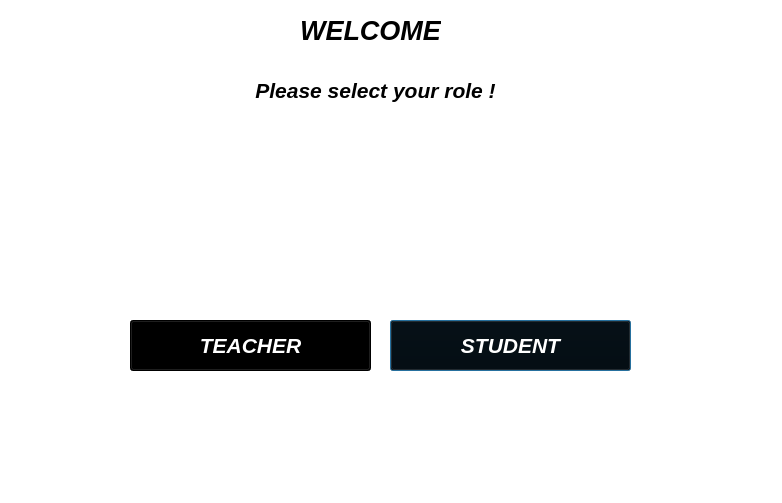
<?xml version="1.0" encoding="UTF-8"?>
<ui version="4.0">
 <class>Selectteacherorstudent</class>
 <widget class="QDialog" name="Selectteacherorstudent">
  <property name="geometry">
   <rect>
    <x>0</x>
    <y>0</y>
    <width>782</width>
    <height>503</height>
   </rect>
  </property>
  <property name="windowTitle">
   <string>Dialog</string>
  </property>
  <property name="styleSheet">
   <string notr="true">
background-color: rgb(255,255, 255);</string>
  </property>
  <widget class="QPushButton" name="pushButton">
   <property name="geometry">
    <rect>
     <x>390</x>
     <y>320</y>
     <width>241</width>
     <height>51</height>
    </rect>
   </property>
   <property name="font">
    <font>
     <pointsize>16</pointsize>
     <italic>true</italic>
     <bold>true</bold>
     <underline>false</underline>
    </font>
   </property>
   <property name="styleSheet">
    <string notr="true">background-color: rgb(0,0, 0);
color: rgb(255, 255, 255);
</string>
   </property>
   <property name="text">
    <string>STUDENT</string>
   </property>
  </widget>
  <widget class="QPushButton" name="pushButton_2">
   <property name="geometry">
    <rect>
     <x>130</x>
     <y>320</y>
     <width>241</width>
     <height>51</height>
    </rect>
   </property>
   <property name="font">
    <font>
     <pointsize>16</pointsize>
     <italic>true</italic>
     <bold>true</bold>
     <underline>false</underline>
    </font>
   </property>
   <property name="styleSheet">
    <string notr="true">background-color: rgb(0,0, 0);
color: rgb(255, 255, 255);
</string>
   </property>
   <property name="text">
    <string>TEACHER</string>
   </property>
  </widget>
  <widget class="QLabel" name="label">
   <property name="geometry">
    <rect>
     <x>300</x>
     <y>0</y>
     <width>141</width>
     <height>61</height>
    </rect>
   </property>
   <property name="font">
    <font>
     <family>Arial</family>
     <pointsize>20</pointsize>
     <italic>true</italic>
     <bold>true</bold>
     <underline>false</underline>
    </font>
   </property>
   <property name="styleSheet">
    <string notr="true">background-color: rgb(255, 255, 255,0);</string>
   </property>
   <property name="text">
    <string>WELCOME</string>
   </property>
   <property name="alignment">
    <set>Qt::AlignCenter</set>
   </property>
  </widget>
  <widget class="QLabel" name="label_2">
   <property name="geometry">
    <rect>
     <x>220</x>
     <y>60</y>
     <width>311</width>
     <height>61</height>
    </rect>
   </property>
   <property name="font">
    <font>
     <family>Arial</family>
     <pointsize>16</pointsize>
     <italic>true</italic>
     <bold>true</bold>
     <underline>false</underline>
    </font>
   </property>
   <property name="styleSheet">
    <string notr="true">background-color: rgb(255,255, 255);
</string>
   </property>
   <property name="text">
    <string>Please select your role !</string>
   </property>
   <property name="alignment">
    <set>Qt::AlignCenter</set>
   </property>
  </widget>
 </widget>
 <resources/>
 <connections/>
</ui>
